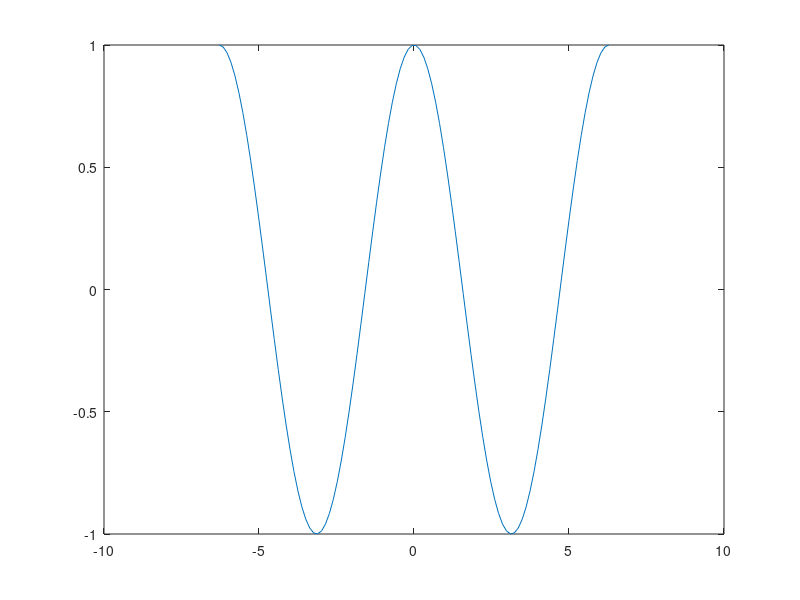

The MATLAB source for this figure: (Note: this script raises an error after producing the figure.)
clf;
clear;
x = linspace(-2*pi,2*pi,100);
p = plot(x,cos(x));
p.LineWidth = 2;
p.Color = [0,0,0];
hold on;


for n = [2,4,8,16];
    n = 0:n;
    for i=1:100
        y(i) = sum(((-1).^n.*x(i).^(2*n))./(factorial(2*n)));
    end
    plot(x,y,'--R');
end